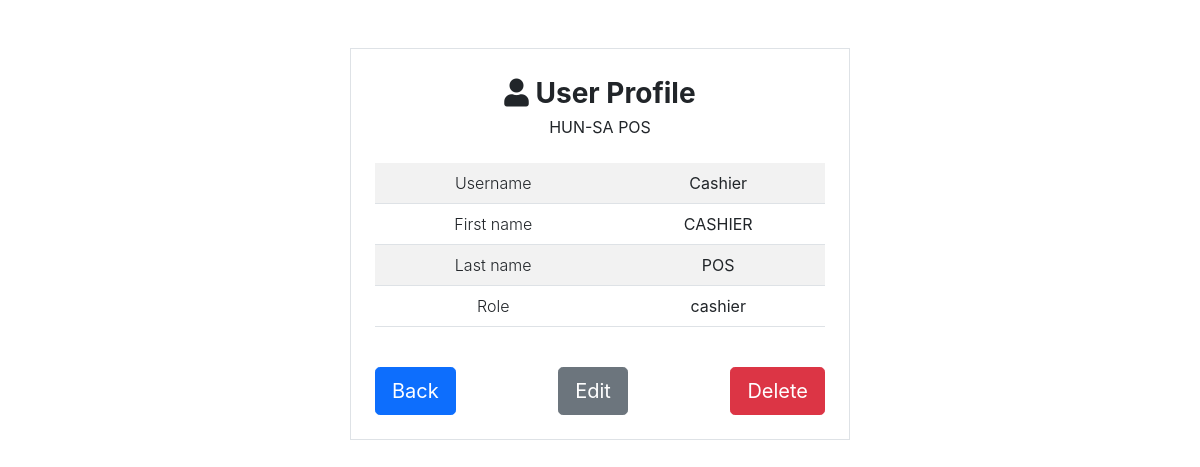
The page /pos_hunsa/public/index.php?pg=profile&id=14 (signed in) on the database its author committed.
### tables this page shows
CREATE TABLE `users` (
  `id` int(11) NOT NULL,
  `username` varchar(30) NOT NULL,
  `password` varchar(255) NOT NULL,
  `firstname` text NOT NULL,
  `lastname` text NOT NULL,
  `role` varchar(20) NOT NULL
);

### pos_hunsa/app/core/init.php (called while the page is built, shortened)
<?php
require "../app/core/functions.php";
require "../app/core/database.php";
require "../app/core/model.php";
function my_function($classname)
{
	$filename = "../app/models/".ucfirst($classname) . ".php";
}

### pos_hunsa/app/core/model.php (called while the page is built, shortened)
<?php
class Model extends Database
{
	public function first($data)
	{
		$keys = array_keys($data);
		$query = "select * from $this->table where ";
		foreach ($keys as $key) {
			$query .= "$key = :$key && ";
		}
		$query = trim($query,"&& ");
		$db = new Database;
		if($res = $db->query($query,$data))
		{
			return $res[0];
		}
		return false;
	}
}

### pos_hunsa/app/core/database.php (called while the page is built)
<?php
class Database
{
	private function db_connect(){
		$DBHOST = "localhost";
		$DBNAME = "pos_hunsa";
		$DBUSER = "root";
		$DBPASS = "";
		$DBDRIVER = "mysql";
		try{
			$con = new PDO("$DBDRIVER:host=$DBHOST;dbname=$DBNAME",$DBUSER,$DBPASS);
		}catch(PDOException $e){
			echo $e->getMessage();
		}
		return $con;
	}
	public function query($query,$data = array())
	{
		$con = $this->db_connect();
		$smt = $con->prepare($query);
		$check = $smt->execute($data);
		if($check)
		{
			$result = $smt->fetchAll(PDO::FETCH_ASSOC);
			if(is_array($result) && count($result) > 0){
				return $result;
			}
		}
		return false;
	}
}

### pos_hunsa/app/core/functions.php (called while the page is built, shortened)
<?php
function esc($str)
{
	return htmlspecialchars($str);
}

### pos_hunsa/app/views/auth/profile.view.php (the view, shortened to what this page needs)
<div class="container-fluid border col-lg-5 col-md-6 mt-5 p-4" >
	<?php if(is_array($row)):?>
		<div class="justfy-content-center mb-4">
			<h3><i class="fa fa-user"></i> User Profile</h3>
			<div><?=esc(APP_NAME)?></div>
		</div>
		<table class="table table-hover table-striped">
			<tr>
				<th>Username</th><td><?=$row['username']?></td>
			</tr>
			<tr>
				<th>First name</th><td><?=$row['firstname']?></td>
			</tr>
			<tr>
				<th>Last name</th><td><?=$row['lastname']?></td>
			</tr>
			<tr>
				<th>Role</th><td><?=$row['role']?></td>
			</tr>
		</table>
		<br>
		<a href="index.php?pg=admin&tab=users">
			<button type="button" class="btn btn-primary btn-lg float-start">Back</button>
		</a>
		<a href="index.php?pg=edit-user&id=<?=$row['id']?>">
			<button type="button" class="btn btn-secondary btn-lg">Edit</button>
		</a>
		<a href="index.php?pg=delete-user&id=<?=$row['id']?>" class="float-end">
			<button type="button" class="btn btn-danger btn-lg float-end">Delete</button>
		</a>
	<?php else:?>
		<div class="alert alert-danger text-center">That user was not found!</div>
	<?php endif;?>
</div>

### pos_hunsa/public/assets/css/main.css (style rules this page uses)
body a { text-decoration: none; }

### rows shown on the page
users: username "Cashier", firstname "CASHIER", lastname "POS", role "cashier"

### other values the page prints
APP_NAME "HUN-SA POS"
